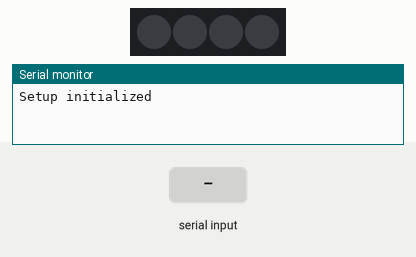
Recording of a sketch running on a simulated Arduino Uno, built with avr-gcc and run on an emulated ATmega328P. Parts: 4 RGB LEDs in strip order, left to right, the last lines printed to the serial monitor. The inputs (shaded band) are chosen by the test bench. Dim RGB values are drawn brighter than linear; random numbers use the default seed unless the sketch sets one.

Above: at 1.2 s.
1.3 s: "3\n" received over the second serial link
At 1.45 s:
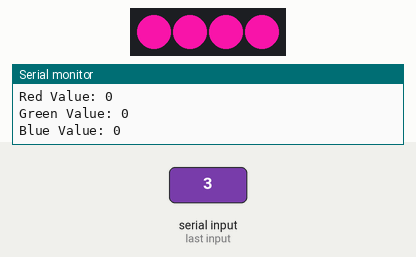
4.3 s: "6\n" received over the second serial link
At 4.46 s:
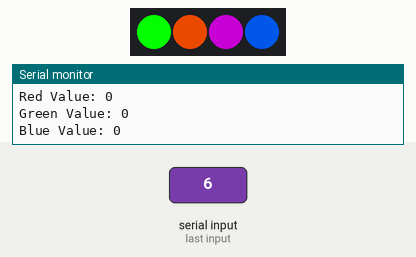
7.3 s: "4\n" received over the second serial link
At 7.48 s:
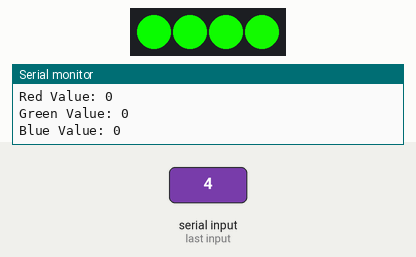
10.3 s: "6\n" received over the second serial link
At 10.5 s:
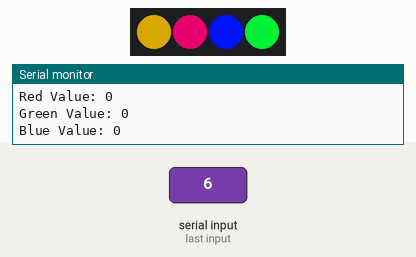
13.3 s: "4\n" received over the second serial link
At 13.51 s:
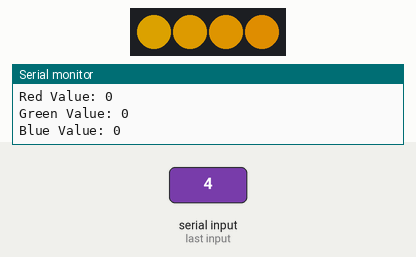
16.3 s: "3\n" received over the second serial link
At 16.53 s:
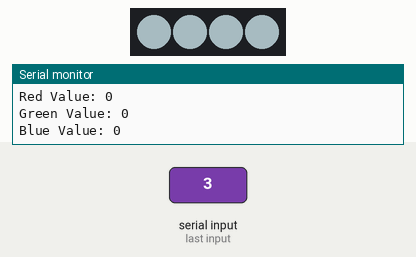
Timing chart, 0 to 40.7 s (numbered marks = the images above; inputs shaded):
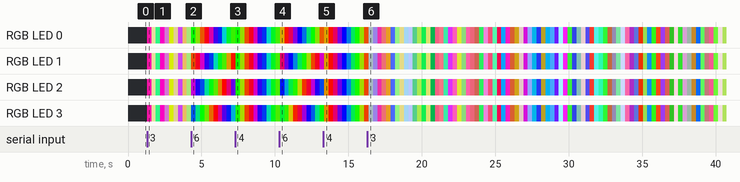

The sketch:

MoodLightProduct.ino
```cpp
#include <SoftwareSerial.h>
#include <Adafruit_NeoPixel.h>

#define DEBUG_MODE_ENABLE   1
#define BT_RENAME_ENABLE    0

// 네오픽셀 led개수 설정
#define NUM_OF_PIXEL 4
#define CONTROL_PIN 9

// 블루투스 모듈 11, 12번핀으로 사용
SoftwareSerial BT_Serial(11, 12);

//rgbneo 객체 생성
Adafruit_NeoPixel rgbneo = Adafruit_NeoPixel(NUM_OF_PIXEL, CONTROL_PIN, NEO_GRB + NEO_KHZ800);

//전역 변수 선언
int interval = 10; //ms
int sequence_Cycles = 0;
int rainbowCycle = 0;
int cmdMode,sig_setColorNeoPixel,sig_setDisco, sig_setSeq_color_change, sig_setRainbow;
int redColor, greenColor, blueColor;

//길이 제한이 없는 string 설정
unsigned long disco_PreviousMillis = 0;
unsigned long seq_Color_Change_PreviousMillis = 0;
unsigned long rainbow_PreviousMillis = 0;

//packet type 설정
String RGBString;

//data 전송 설정
void setup() {
  BT_Serial.begin(9600);

  #if(DEBUG_MODE_ENABLE)
    Serial.begin(9600);
    Serial.println("Setup initialized");
  #endif

  rgbneo.begin();
  rgbneo.show();
}

void loop(){
  color_control();
}

//main 함수
void color_control(void){

    //BlueTooth 통신 상태 확인
    if(BT_Serial.available()) {
          RGBString = BT_Serial.readStringUntil('\n');

          // 통신 성공 시 packet 반환
          #if(DEBUG_MODE_ENABLE)
            Serial.println(RGBString);
          #endif

          // 연결 혹은 해제 시 led off 상태로 만듦
          if((RGBString == "OK+LOST" || RGBString == "OK+CONN")) RGBString = "0200000000003";

          // packet_handler에 packet 정보 전송
          packet_handler(RGBString);

      // packet의 앞 두자리를 통해 모드를 바꿔줌
      switch(cmdMode){
        case 0: break;
        case 2: sig_setColorNeoPixel = 1; sig_setDisco = 0; sig_setSeq_color_change = 0; sig_setRainbow = 0; break;
        case 3: sig_setColorNeoPixel = 0; sig_setDisco = 1; sig_setSeq_color_change = 0; sig_setRainbow = 0; break;
        case 4: sig_setColorNeoPixel = 0; sig_setDisco = 0; sig_setSeq_color_change = 1; sig_setRainbow = 0; break;
        case 6: sig_setColorNeoPixel = 0; sig_setDisco = 0; sig_setSeq_color_change = 0; sig_setRainbow = 1; break;
        default :
        break;
        }
     }

    //사용자가 지정한 색상을 받아 표기
    if(sig_setColorNeoPixel){setcontrolneopixel(NUM_OF_PIXEL);}

    //DISCO MODE
    if(sig_setDisco){if((unsigned long)millis()- disco_PreviousMillis >= interval){
        disco_PreviousMillis = millis();
        DiscoMode(NUM_OF_PIXEL);
      }
    }

    //순차적인 색상 변경
    if(sig_setSeq_color_change){
      if((unsigned long)millis()- seq_Color_Change_PreviousMillis >= interval){
        seq_Color_Change_PreviousMillis = millis();
        seqColorChangeEffect();
      }
    }

    //무지개 색상 출력 + 조도 조절
    if(sig_setRainbow){
      if((unsigned long)millis()-rainbow_PreviousMillis >= interval){
        rainbow_PreviousMillis = millis();
        rainbowEffect();
      }
    }
  }


  //string type으로 입력받은 packet data를 추출해 각 int type으로 변환하고 그 결과를 출력함
  void packet_handler(String rawPacketData){
    cmdMode = rawPacketData.substring(0,2).toInt();
    redColor = rawPacketData.substring(2,5).toInt();
    greenColor = rawPacketData.substring(5,8).toInt();
    blueColor = rawPacketData.substring(8,11).toInt();
    #if(DEBUG_MODE_ENABLE)
       Serial.print("cmdMode: ");      Serial.println(cmdMode);
       Serial.print("Red Value: ");    Serial.println(redColor);
       Serial.print("Green Value: ");  Serial.println(greenColor);
       Serial.print("Blue Value: ");   Serial.println(blueColor);
     #endif
  }


  //사용자가 설정한 색상 RGB값을 받아와 출력하는 함수
  void setcontrolneopixel(int num_of_pixel){
    for(int i = 0; i < num_of_pixel; i++){
      rgbneo.setPixelColor(i,redColor,greenColor,blueColor);
    }
    rgbneo.show();
  }

  // 랜덤으로 RGB값을 받아와 출력하는 함수
  void DiscoMode(int num_of_pixel){

    int x = random(0, 255);
    int y = random(0, 255);
    int z = random(0, 255);

    for(int i = 0; i < num_of_pixel; i++){
      rgbneo.setPixelColor(i, x, y, z);
    }
    rgbneo.show();

  }

  //순차적으로 RGB 값을 변경하여 출력하는 함수
  void seqColorChangeEffect(){
    for(int i = 0; i < rgbneo.numPixels(); i++){
      rgbneo.setPixelColor(i,Wheel((i+sequence_Cycles)&255));
    }
    rgbneo.show();
    sequence_Cycles++;

    //Cycle이 255가 넘어가면 0으로 초기화
    if(sequence_Cycles >= 256) {
      sequence_Cycles = 0;
    }
  }

  // 4개의 LED 모두 다른 색상을 출력하고 조도를 순서대로 바꿔주는 함수
  void rainbowEffect(){
    for(int i = 0; i < rgbneo.numPixels(); i++){
      rgbneo.setPixelColor(i,Wheel(((i * 256 / rgbneo.numPixels()) + rainbowCycle) & 255));
    }
    rgbneo.show();
    rainbowCycle++;

    //Cycle이 255가 넘어가면 0으로 초기화
    if(rainbowCycle >= 256*5) {
      rainbowCycle = 0;
    }
 }

//Wheel 함수
 uint32_t Wheel(byte WheelPos) {
  if(WheelPos < 85) {
   return rgbneo.Color(WheelPos * 3, 255 - WheelPos * 3, 0);
  } else if(WheelPos < 170) {
   WheelPos -= 85;
   return rgbneo.Color(255 - WheelPos * 3, 0, WheelPos * 3);
  } else {
   WheelPos -= 170;
   return rgbneo.Color(0, WheelPos * 3, 255 - WheelPos * 3);
  }
}
```

Measured:
- after the input at 1.3 s, RGB LED 0–3: off → RGB(232, 19, 158) at once, → RGB(183, 173, 125) 0.30 s later, → RGB(40, 232, 122) 0.30 s later, → RGB(237, 0, 185) 0.30 s later, … (10 changes in this stretch)
